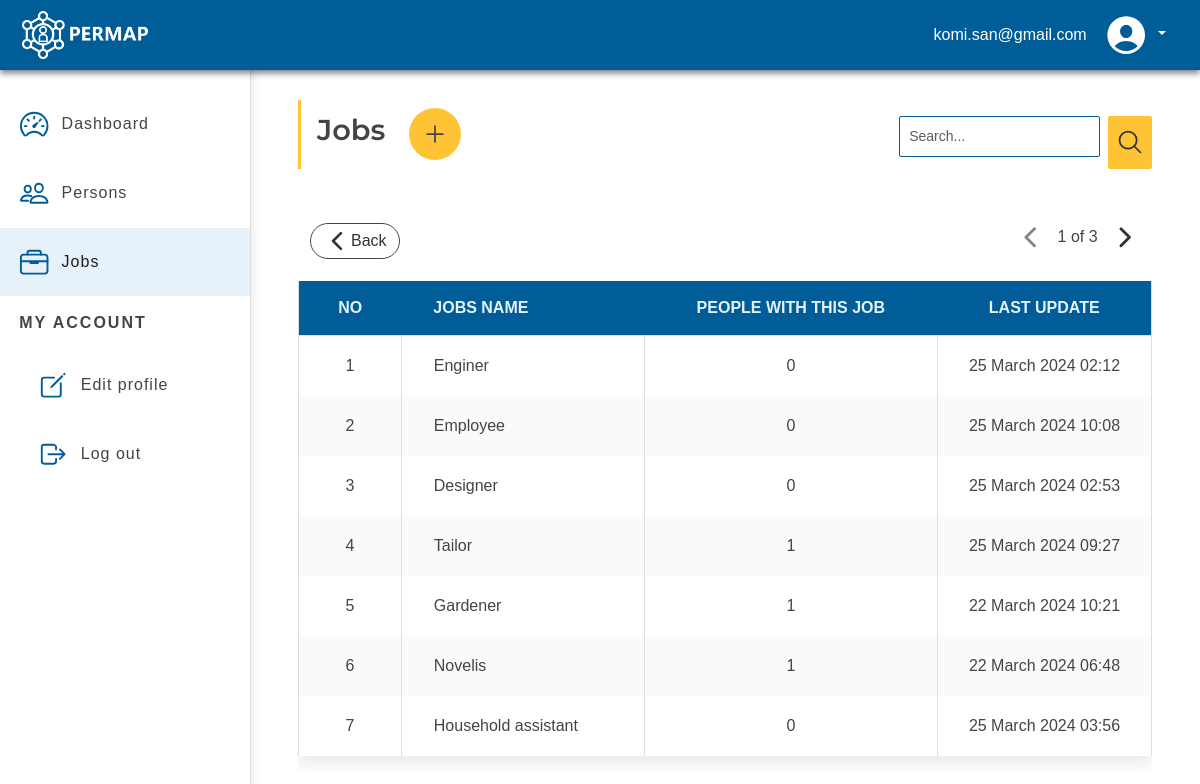
Before: /jobs.php (signed in) with the older database file.
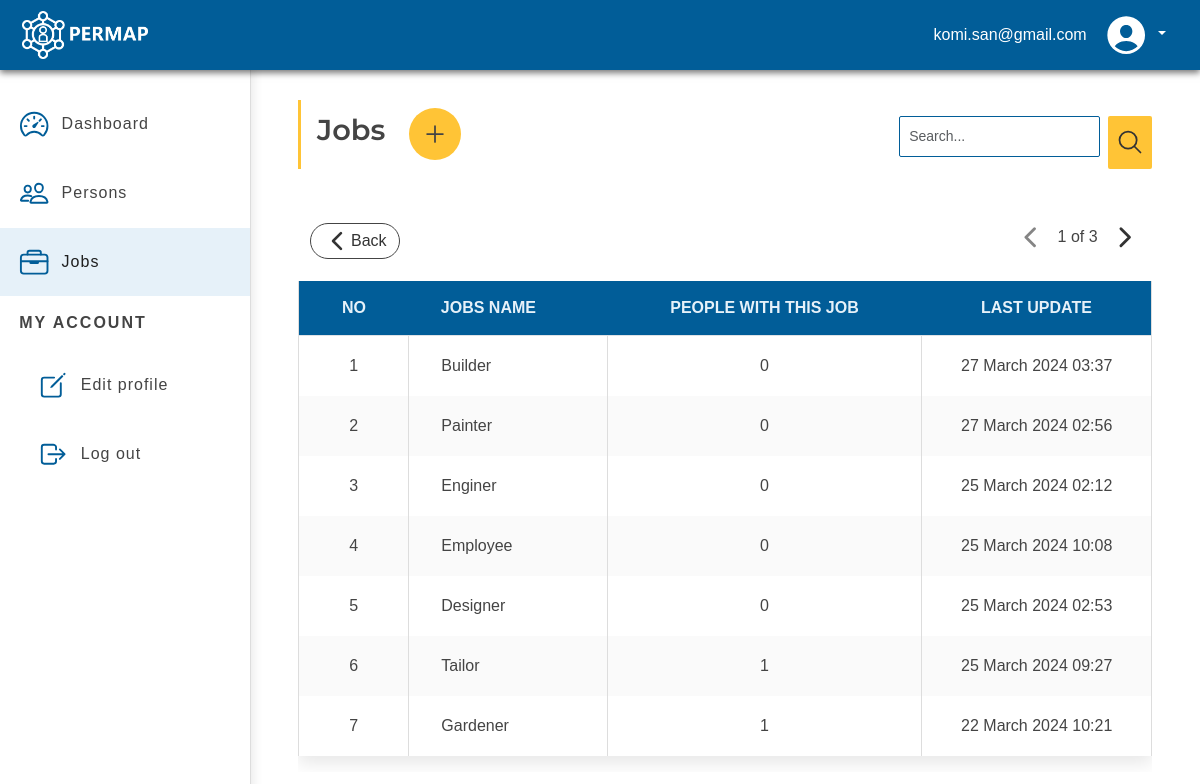
After: the same page with the newer database file.
### tables this page shows
CREATE TABLE `jobs` (
  `id` int NOT NULL AUTO_INCREMENT,
  `jobs_name` varchar(60) DEFAULT NULL,
  `count` int DEFAULT NULL,
  `last_update` timestamp NOT NULL,
  PRIMARY KEY (`id`)
);

### action/utils.php (called while the page is built, shortened)
<?php
require_once __DIR__ . "/../include/db.php";
function getJobs()
{
    global $PDO;
    $result = [];
    try {
        $query = "SELECT * FROM `jobs` ORDER BY jobs_name";
        $stmt = $PDO->prepare($query);
        $stmt->execute();
        $jobs = $stmt->fetchAll(PDO::FETCH_ASSOC);
        foreach ($jobs as $j) {
            $queryJob = "SELECT COUNT(*) as total FROM `person_job` WHERE job_id = :job_id";
            $stmt = $PDO->prepare($queryJob);
            $stmt->execute(array(
                "job_id" => $j[ID]
            ));
            $count = $stmt->fetch(PDO::FETCH_ASSOC);
            $job = [
                ID => $j["id"],
                JOBS_NAME => $j["jobs_name"],
                JOBS_COUNT => $count["total"],
                JOBS_LAST_UPDATE => convertDateToTimestamp($j["last_update"])
            ];
            $result[] = $job;
        }
        return $result;
    } catch (PDOException $e) {
        die("Query error: " . $e->getMessage());
    }
}
function getJobsData(int $limit, int $page, string|null $keyword = null)
{
    global $PDO;
    $keyword = "%$keyword%";
    try {
        $queryCount = "SELECT COUNT(*) as total FROM `jobs` WHERE jobs_name LIKE :jobs_name";
        $stmt = $PDO->prepare($queryCount);
        $stmt->execute(array(
            "jobs_name" => $keyword
        ));
        $count = $stmt->fetch(PDO::FETCH_ASSOC);
        $offset = ($page - 1) * $limit;
        $query = "SELECT * FROM `jobs` WHERE jobs_name LIKE :jobs_name ORDER BY id DESC LIMIT $limit OFFSET $offset";
        $stmt = $PDO->prepare($query);
        $stmt->execute(array(
            "jobs_name" => $keyword
        ));
        $getJobs = $stmt->fetchAll(PDO::FETCH_ASSOC);
        $result = [];
        foreach ($getJobs as $job) {
            $jobResult = [
                ID => $job[ID],
                JOBS_NAME => $job[JOBS_NAME],
                JOBS_COUNT => $job[JOBS_COUNT],
                JOBS_LAST_UPDATE => convertDateToTimestamp($job[JOBS_LAST_UPDATE])
            ];
            $result[] = $jobResult;
        }
        if ($count["total"] > 0 && $count) {
            return [
                PAGING_TOTAL_PAGE => ceil($count['total'] / $limit),
                PAGING_CURRENT_PAGE => $page,
                PAGING_DATA => $result,
                PAGING_TOTAL_DATA => $count['total']
            ];
        }
    } catch (PDOException $e) {
        die("Query error: " . $e->getMessage());
    }
    return array(
        PAGING_TOTAL_PAGE => 1,
        PAGING_CURRENT_PAGE => 1,
        PAGING_DATA => []
    );
}
function convertDateToTimestamp(mixed $date): int|null
{
    if (!is_numeric($date)) {
        $date = str_replace('-', '/', $date);
        return strtotime($date);
    }
    return null;
}

### jobs.php (the view, shortened to what the changed rows need)
<?php
require_once __DIR__ . "/action/utils.php";
require_once __DIR__ . "/include/header.php";
require_once __DIR__ . "/include/footer.php";
require_once __DIR__ . "/include/formHeader.php";
$jobs = getJobs();
$page = $_GET["page"] ?? 1;
if (isset($_GET["keyword"])) {
    $jobsPaginated = getJobsData(limit: PAGE_LIMIT, page: $page, keyword: $_GET["keyword"]);
} else {
    $jobsPaginated = getJobsData(limit: PAGE_LIMIT, page: $page);
}
$jobs = $jobsPaginated[PAGING_DATA];
$noun = setNoun(array: $jobs, text: "Job");
?>
    <div class="jobs-content position-absolute px-5">
        <?php
        if (count($jobs) != 0) { ?>
            <div class="row">
                <div class="col-xxl-12">
                    <div class="row">
                        <div class="col-xl-12 col-lg-12 col-md-12">
                            <div class="table-wrapper ">
                                <div class="table-container">
                                    <div class="table-responsive">
                                        <table class="table" id="table">
                                            <thead>
                                            <tr>
                                                <th scope="col" class="text-center">No</th>
                                                <th scope="col"><?= $noun ?> Name</th>
                                                <th scope="col" class="text-center">People with this job</th>
                                                <th scope="col" class="text-center">Last update</th>
                                            </tr>
                                            </thead>
                                            <tbody>
                                            <?php
                                            $number = ($page - 1) * PAGE_LIMIT + 1;
                                            foreach ($jobs as $job) {
                                                ?>
                                                <tr>
                                                    <td class="text-center p-3"><?= $number ?></td>
                                                    <td><?= $job[JOBS_NAME] ?></td>
                                                    <td class="text-center p-3"><?= $job[JOBS_COUNT] ?></td>
                                                    <td class="text-center p-3"><?= date("d F Y H:i", $job[JOBS_LAST_UPDATE]) ?></td>
                                                </tr>
                                                <?php
                                                $number++;
                                            }
                                            ?>
                                            </tbody>
                                        </table>
                                    </div>
                                </div>
                            </div>
                        </div>
                    </div>
                </div>
            </div>
            <?php
        } else {
            showBtnBack('persons.php');
            showNoDataImg();
        }
        ?>
    </div>

Changed rows visible on the page:
no longer on this page (row unchanged): jobs: jobs_name "Novelis", count "1", job "22 March 2024 06:48"
no longer on this page (row unchanged): jobs: jobs_name "Household assistant", count "0", job "25 March 2024 03:56"
added jobs: jobs_name "Builder", count "0", job "27 March 2024 03:37"
added jobs: jobs_name "Painter", count "0", job "27 March 2024 02:56"
